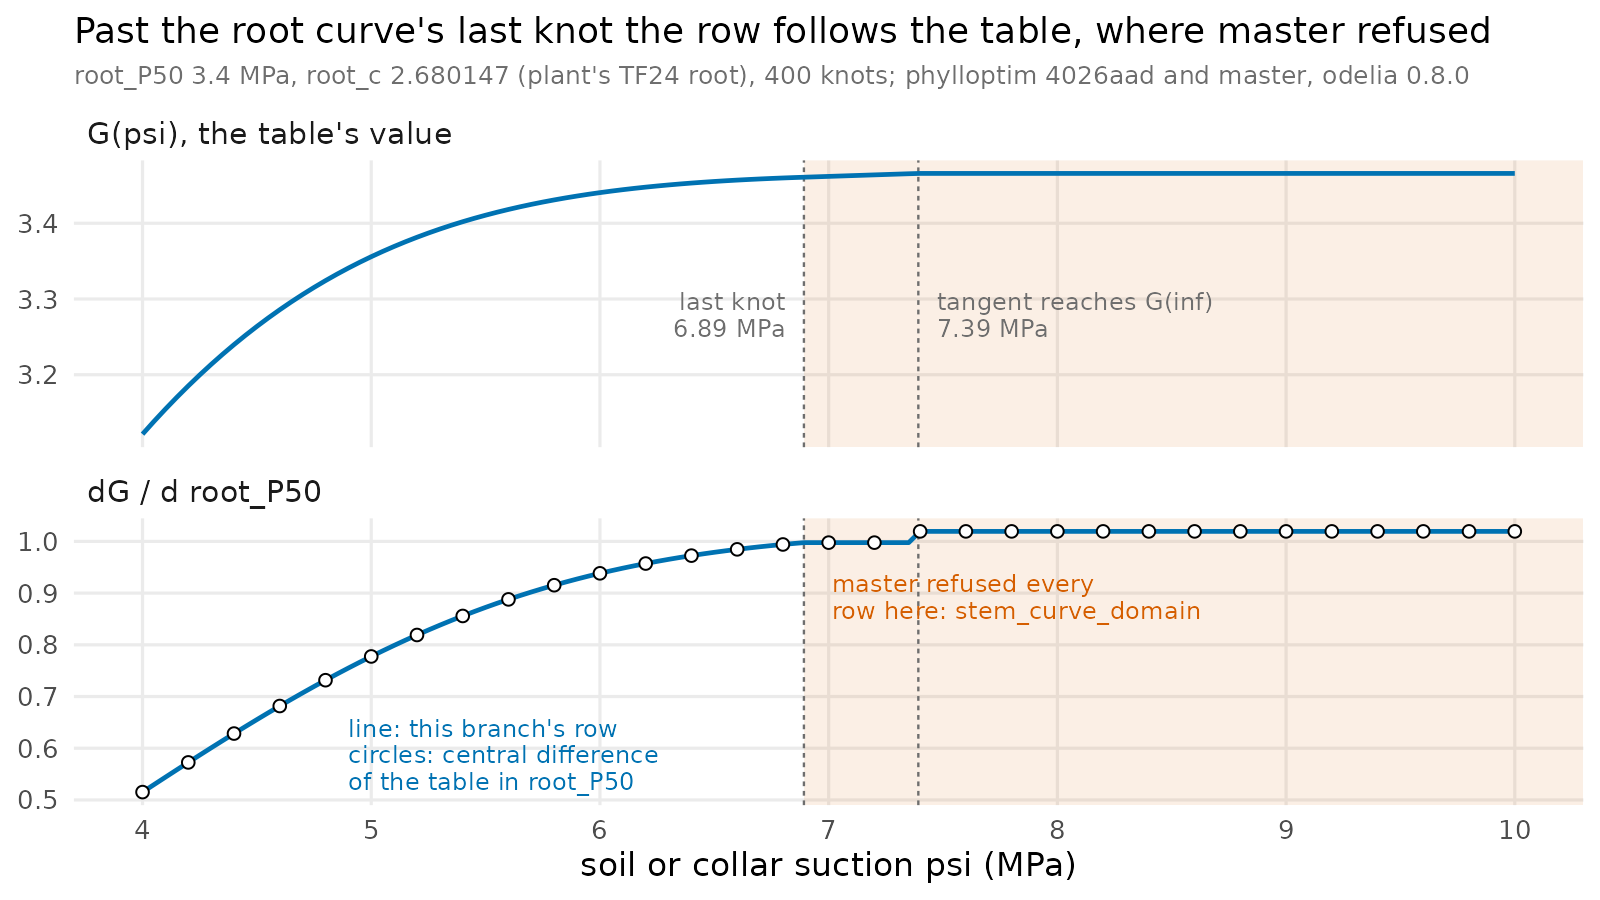

Generate this figure with R:
# The root vulnerability integral G(psi) and its root_P50 row past the curve's
# dry end, on phylloptim master (0.10.3) and PHYLLOPTIM-18 (0.10.4, 4026aad),
# both against odelia 0.8.0. Data from leaf_rows.R, run once per build:
#   Rscript leaf_rows.R <master lib> <odelia lib> master <dir>/master
#   Rscript leaf_rows.R <branch lib> <odelia lib> branch <dir>/branch
# then the two *_G.csv files stacked into root_integral.csv.
here <- dirname(normalizePath(sub("--file=", "", grep("--file=", commandArgs(FALSE), value = TRUE))))
library(ggplot2)
d <- read.csv(file.path(here, "root_integral.csv"))
d$refused[is.na(d$refused)] <- ""
b <- subset(d, build == "branch" & psi >= 4)
m <- subset(d, build == "master" & psi >= 4)
dry_end <- b$dry_end[1]
# Where the last knot's tangent reaches G(inf): the table's cap.
tan <- subset(b, psi > dry_end + 0.01 & G < G_inf - 1e-9)
slope <- diff(range(tan$G)) / diff(range(tan$psi))
cap <- max(tan$psi) + (b$G_inf[1] - tan$G[which.max(tan$psi)]) / slope
refused_from <- min(m$psi[m$refused != ""])
grey <- "#6E6E6E"; blue <- "#0072B2"; verm <- "#D55E00"
long <- rbind(
  data.frame(psi = b$psi, y = b$G, what = "line", panel = "G(psi), the table's value"),
  data.frame(psi = b$psi, y = b$row, what = "line", panel = "dG / d root_P50"))
fd <- subset(b, abs((psi * 20) - round(psi * 20)) < 1e-9 & round(psi * 20) %% 4 == 0)
fd <- data.frame(psi = fd$psi, y = fd$fd, panel = "dG / d root_P50")
long$panel <- factor(long$panel, levels = c("G(psi), the table's value", "dG / d root_P50"))
fd$panel <- factor(fd$panel, levels = levels(long$panel))
ann <- data.frame(
  panel = factor(c("G(psi), the table's value", "G(psi), the table's value", "dG / d root_P50", "dG / d root_P50"),
                 levels = levels(long$panel)),
  psi = c(dry_end - 0.08, cap + 0.08, 4.9, refused_from + 0.12),
  y = c(3.25, 3.25, 0.52, 0.85),
  hjust = c(1, 0, 0, 0),
  label = c(sprintf("last knot\n%.2f MPa", dry_end), sprintf("tangent reaches G(inf)\n%.2f MPa", cap),
            "line: this branch's row\ncircles: central difference\nof the table in root_P50",
            "master refused every\nrow here: stem_curve_domain"),
  colour = c(grey, grey, blue, verm))
p <- ggplot() +
  annotate("rect", xmin = refused_from, xmax = Inf, ymin = -Inf, ymax = Inf, fill = verm, alpha = 0.10) +
  geom_vline(xintercept = c(dry_end, cap), colour = grey, linewidth = 0.4, linetype = "22") +
  geom_line(data = long, aes(psi, y), colour = blue, linewidth = 0.8) +
  geom_point(data = fd, aes(psi, y), shape = 21, size = 1.8, colour = "#000000", fill = "white", stroke = 0.5) +
  geom_text(data = ann, aes(psi, y, label = label, hjust = hjust), colour = ann$colour, size = 3.1,
            lineheight = 0.9, vjust = 0) +
  facet_wrap(~panel, ncol = 1, scales = "free_y") +
  scale_x_continuous("soil or collar suction psi (MPa)", breaks = 4:10) +
  scale_y_continuous(NULL) +
  labs(title = "Past the root curve's last knot the row follows the table, where master refused",
       subtitle = "root_P50 3.4 MPa, root_c 2.680147 (plant's TF24 root), 400 knots; phylloptim 4026aad and master, odelia 0.8.0") +
  theme_minimal(base_size = 12) +
  theme(plot.background = element_rect(fill = "white", colour = NA), panel.grid.minor = element_blank(),
        strip.text = element_text(hjust = 0, size = 11), plot.title = element_text(size = 13),
        plot.subtitle = element_text(size = 9, colour = grey))
ragg::agg_png(file.path(here, "root_integral.png"), width = 8, height = 4.5, units = "in", res = 200)
print(p)
invisible(dev.off())
